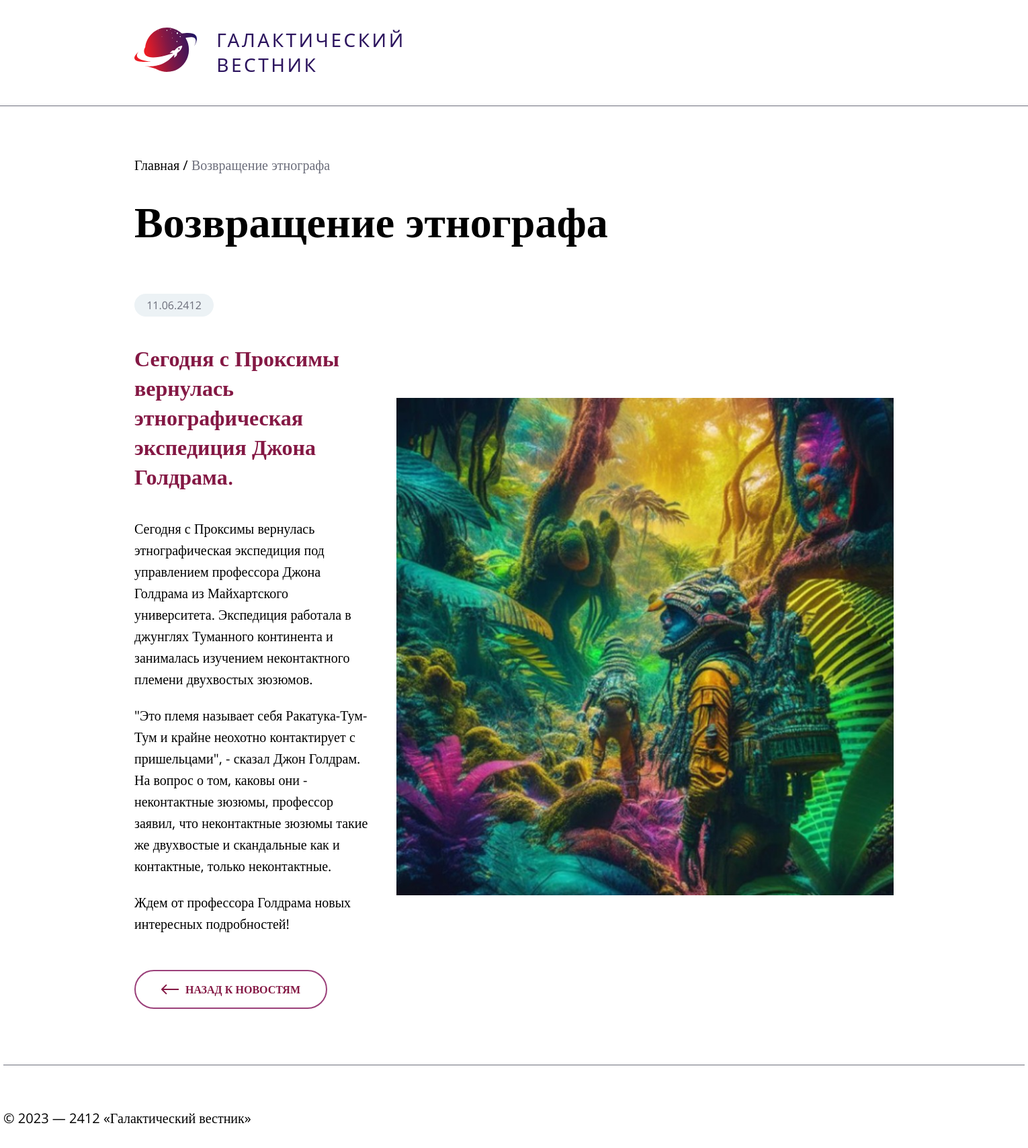
Page /articles?id=16 on the committed database.
### tables this page shows
CREATE TABLE `news` (
  `id` int(11) unsigned NOT NULL AUTO_INCREMENT,
  `date` datetime NULL DEFAULT NULL,
  `title` varchar(250) NOT NULL DEFAULT '',
  `announce` text NULL DEFAULT NULL,
  `content` text NULL DEFAULT NULL,
  `image` varchar(250) NOT NULL DEFAULT '',
  PRIMARY KEY (`id`),
  KEY `id` (`id`),

  KEY `idx_news_date` (`date`));

### app/core/view.php (called while the page is built)
<?php
class View{
    function generate($content_view, $template_view, $data = null, $page = null){
        include 'app/views/'.$template_view;
    }
}

### app/controllers/articles.php (called while the page is built)
<?php
class Controller_Articles extends Controller{
    function __construct(){
        $this->model = new Model_Articles();
        $this->view = new View();
    }
    function info($id){
        $data = $this->model->getArticleData($id);
        $this->view->generate('articles.php', 'template.php', $data);
    }
}

### app/core/route.php (called while the page is built, shortened)
<?php
class Route{
    static function start()
    {
        include "app/models/articles.php";
        $query = $_SERVER['QUERY_STRING'];
        (!empty($query) && preg_match('/(id|page)=\d*/', $query)) ?
            $id = (int)explode('=', $query)[1] :
            Route::redirect();
        $controller = new $controller_name;
        $controller->info($id);
    }
}

### index.php (called while the page is built, shortened)
<?php
require_once 'app/core/view.php';
require_once 'app/core/route.php';
Route::start();

### app/models/articles.php (called while the page is built, shortened)
<?php
class Model_Articles {
    private $db;
    function __construct() {
        $host="localhost";
        $db = "news";
        $user="root";
        $pass="rootrootroot!";
        $this->db = new MySQLi($host, $user, $pass, $db);
        $this->db->set_charset('utf8mb4');
    }
    public function getArticleData($id){
        $result = $this->db->query("SELECT * FROM `news` WHERE id = '$id'");
        return $result->fetch_assoc();
    }
}

### app/views/articles.php (the view)
<?php
$data['date'] = date('d.m.Y', strtotime($data['date']));
echo "
<p class='articleInfoTop'>Главная / <a>$data[title]</a></p>
<section class='articleFull'>
    <h1 class='mainWord articleName'>$data[title]</h1>
    <div class='date'>$data[date]</div>
    <div class='compose'>
        <img class='sideArticleImg' src='public/images/$data[image]'>
        <div class='infoField'>
            <h2 class='announce'>$data[announce]</h2>
            $data[content]
        </div>
    </div>
    <a onclick='redirectPrevPage();' class='back linkable'><img class='arrowBack' src='public/icons/Arrow.svg'>Назад к новостям</a>
</section>
";
?>

### public/css/style.css (style rules this page uses)
body { font-family: "Open Sans"; font-style: normal; font-weight: 400; margin: 0px; font-size: 20px; line-height: 160%; --sideMargins: 200px; --anination-time: 0.23s ease-in-out; --brand-color: #841844; --body-text: #000000; --color1: #6c6e7b; }
h1 { font-style: normal; font-weight: 600; font-size: 64px; line-height: 140%; }
h2 { font-style: normal; font-weight: 600; font-size: 32px; line-height: 44px; }
p { margin: 0px; }
a.text, a { text-decoration: none; color: var(--brand-color); }
.mainWord { margin: 54.32px var(--sideMargins) 0px var(--sideMargins); }
.date { font-size: 16px; line-height: 22px; color: var(--color1); text-align: center; line-height: 34px; background: #ecf2f5; width: 118px; height: 34px; border-radius: 20px; margin: 0px; }
a.back, .article > button { margin-top: 30px; transition: all var(--anination-time); display: flex; flex-direction: row; justify-content: center; align-items: center; padding: 16px 41px; gap: 10px; width: 216px; height: 54px; border: 2px solid #9b407a; background-color: white; border-radius: 50px; order: 3; flex-grow: 0; font-style: normal; font-weight: 600; font-size: 16px; line-height: 22px; color: var(--brand-color); text-transform: uppercase; align-self: flex-end; position: absolute; bottom: 0px; }
.articleInfoTop { margin-top: 72.25px; margin-left: var(--sideMargins); margin-bottom: 21.86px; }
.articleInfoTop > a { color: var(--color1); }
.articleFull { display: inline-block; margin: 0px var(--sideMargins) 0px var(--sideMargins); }
.articleName { color: var(--body-text); margin: 0px 0px 63px 0px; }
h2.announce { margin-bottom: 40px; }
.compose { margin-top: 40px; display: flex; flex-wrap: nowrap; flex-direction: row-reverse; gap: 40px; }
.infoField > h2 { margin-top: 0px; color: var(--brand-color); }
.infoField > p { margin-bottom: 22px; }
.sideArticleImg { object-fit: contain; width: 740px; }
a.back { position: relative; width: 283px; height: 54px; padding: 0px; }
a.back > img { transform: scale(-1, -1); }
.linkable { transition: all var(--anination-time); }
.linkable > img { transition: all var(--anination-time); vertical-align: middle; }

### rows in the picture
news: title "Возвращение этнографа", image (picture), announce "Сегодня с Проксимы вернулась этнографическая экспедиция Джона Голдрама.", content "Сегодня с Проксимы вернулась этнографическая экспедиция под управлением профессора Джона Голдрама из Майхартского университета. Экспедиция работала в джунглях Туманного континента и занималась изучением неконтактного племени двухвостых зюзюмов. \"Это племя называет себя Ракатука-Тум-Тум и крайне неохотно контактирует с пришельцами\", - сказал Джон Голдрам. На вопрос о том, каковы они - неконтактные зюзюмы, профессор заявил, что неконтактные зюзюмы такие же двухвостые и скандальные как и контактные, только неконтактные. Ждем от профессора Голдрама новых интересных подробностей!"

### other values in the picture
$data[date] "11.06.2412"
